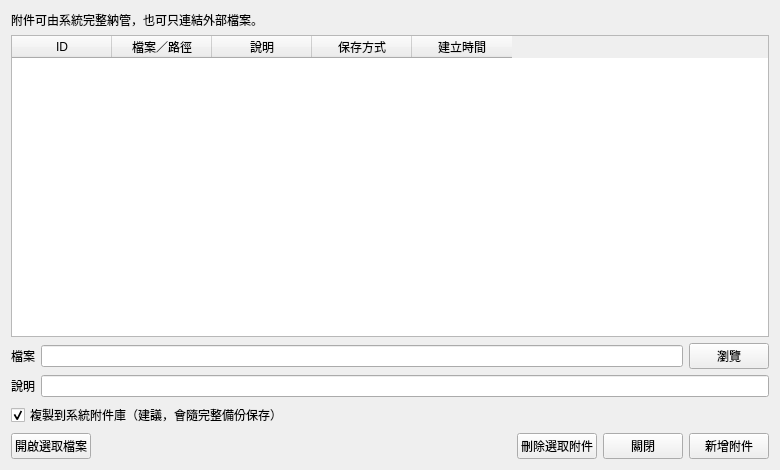
<?xml version="1.0" encoding="UTF-8"?>
<ui version="4.0">
 <class>attachmentDialogContent</class>
 <widget class="QWidget" name="attachmentDialogContent">
  <property name="geometry">
   <rect>
    <x>0</x>
    <y>0</y>
    <width>780</width>
    <height>470</height>
   </rect>
  </property>
  <property name="windowTitle">
   <string>附件管理</string>
  </property>
  <property name="dialogSize" stdset="0">
   <size>
    <width>780</width>
    <height>470</height>
   </size>
  </property>
  <layout class="QVBoxLayout" name="attachmentLayout" stretch="0,1,0,0,0,0">
   <property name="spacing">
    <number>6</number>
   </property>
   <property name="leftMargin">
    <number>11</number>
   </property>
   <property name="topMargin">
    <number>11</number>
   </property>
   <property name="rightMargin">
    <number>11</number>
   </property>
   <property name="bottomMargin">
    <number>11</number>
   </property>
   <item>
    <widget class="QLabel" name="titleLabel">
     <property name="text">
      <string>附件可由系統完整納管，也可只連結外部檔案。</string>
     </property>
     <property name="wordWrap">
      <bool>true</bool>
     </property>
    </widget>
   </item>
   <item>
    <widget class="TableWidget" name="attachmentsTable">
     <property name="editTriggers">
      <set>QAbstractItemView::NoEditTriggers</set>
     </property>
     <property name="selectionMode">
      <enum>QAbstractItemView::SingleSelection</enum>
     </property>
     <property name="selectionBehavior">
      <enum>QAbstractItemView::SelectRows</enum>
     </property>
     <attribute name="verticalHeaderVisible">
      <bool>false</bool>
     </attribute>
     <column>
      <property name="text">
       <string>ID</string>
      </property>
     </column>
     <column>
      <property name="text">
       <string>檔案／路徑</string>
      </property>
     </column>
     <column>
      <property name="text">
       <string>說明</string>
      </property>
     </column>
     <column>
      <property name="text">
       <string>保存方式</string>
      </property>
     </column>
     <column>
      <property name="text">
       <string>建立時間</string>
      </property>
     </column>
    </widget>
   </item>
   <item>
    <layout class="QHBoxLayout" name="fileRow" stretch="0,1,0">
     <property name="spacing">
      <number>6</number>
     </property>
     <property name="leftMargin">
      <number>0</number>
     </property>
     <property name="topMargin">
      <number>0</number>
     </property>
     <property name="rightMargin">
      <number>0</number>
     </property>
     <property name="bottomMargin">
      <number>0</number>
     </property>
     <item>
      <widget class="QLabel" name="fileLabel">
       <property name="text">
        <string>檔案</string>
       </property>
      </widget>
     </item>
     <item>
      <widget class="LineEdit" name="pathEdit" />
     </item>
     <item>
      <widget class="PushButton" name="browseButton">
       <property name="text">
        <string>瀏覽</string>
       </property>
      </widget>
     </item>
    </layout>
   </item>
   <item>
    <layout class="QHBoxLayout" name="descriptionRow" stretch="0,1">
     <property name="spacing">
      <number>6</number>
     </property>
     <property name="leftMargin">
      <number>0</number>
     </property>
     <property name="topMargin">
      <number>0</number>
     </property>
     <property name="rightMargin">
      <number>0</number>
     </property>
     <property name="bottomMargin">
      <number>0</number>
     </property>
     <item>
      <widget class="QLabel" name="descriptionLabel">
       <property name="text">
        <string>說明</string>
       </property>
      </widget>
     </item>
     <item>
      <widget class="LineEdit" name="descriptionEdit" />
     </item>
    </layout>
   </item>
   <item>
    <widget class="CheckBox" name="managedCheckBox">
     <property name="text">
      <string>複製到系統附件庫（建議，會隨完整備份保存）</string>
     </property>
     <property name="checked">
      <bool>true</bool>
     </property>
    </widget>
   </item>
   <item>
    <layout class="QHBoxLayout" name="buttonRow" stretch="0,1,0,0,0">
     <property name="spacing">
      <number>6</number>
     </property>
     <property name="leftMargin">
      <number>0</number>
     </property>
     <property name="topMargin">
      <number>0</number>
     </property>
     <property name="rightMargin">
      <number>0</number>
     </property>
     <property name="bottomMargin">
      <number>0</number>
     </property>
     <item>
      <widget class="PushButton" name="openButton">
       <property name="text">
        <string>開啟選取檔案</string>
       </property>
      </widget>
     </item>
     <item>
      <spacer name="buttonRowSpacer">
       <property name="orientation">
        <enum>Qt::Horizontal</enum>
       </property>
       <property name="sizeHint" stdset="0">
        <size>
         <width>0</width>
         <height>0</height>
        </size>
       </property>
      </spacer>
     </item>
     <item>
      <widget class="PushButton" name="deleteButton">
       <property name="text">
        <string>刪除選取附件</string>
       </property>
      </widget>
     </item>
     <item>
      <widget class="PushButton" name="closeButton">
       <property name="text">
        <string>關閉</string>
       </property>
      </widget>
     </item>
     <item>
      <widget class="PrimaryPushButton" name="addButton">
       <property name="text">
        <string>新增附件</string>
       </property>
      </widget>
     </item>
    </layout>
   </item>
  </layout>
 </widget>
 <customwidgets>
 <customwidget>
  <class>CheckBox</class>
  <extends>QCheckBox</extends>
  <header>qfluentwidgets</header>
 </customwidget>
 <customwidget>
  <class>LineEdit</class>
  <extends>QLineEdit</extends>
  <header>qfluentwidgets</header>
 </customwidget>
 <customwidget>
  <class>PrimaryPushButton</class>
  <extends>QPushButton</extends>
  <header>qfluentwidgets</header>
 </customwidget>
 <customwidget>
  <class>PushButton</class>
  <extends>QPushButton</extends>
  <header>qfluentwidgets</header>
 </customwidget>
 <customwidget>
  <class>TableWidget</class>
  <extends>QTableWidget</extends>
  <header>qfluentwidgets</header>
 </customwidget>
 </customwidgets>
 <resources />
 <connections />
</ui>
